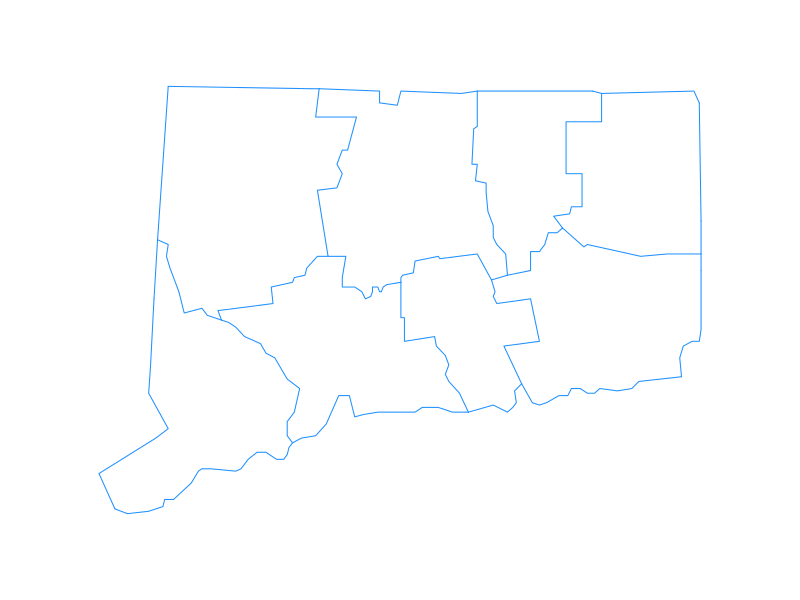
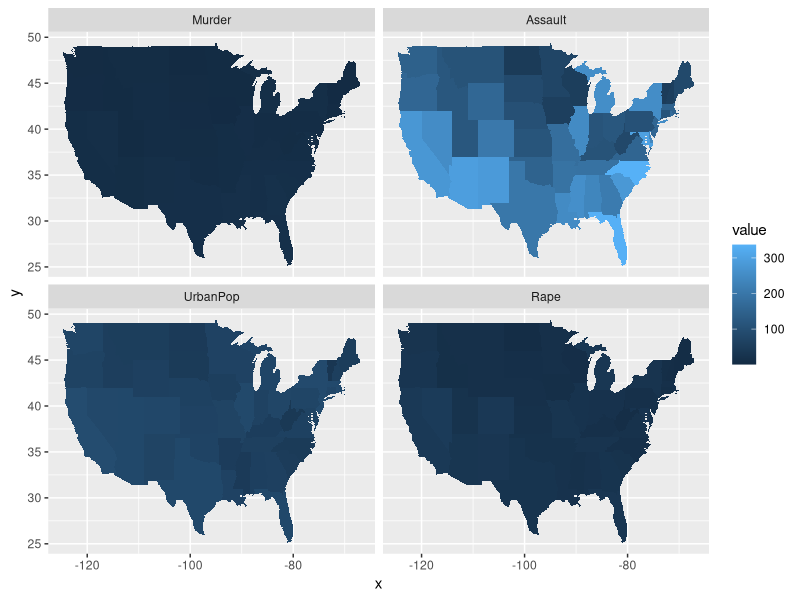

These figures' R source, in order:
## ---- chunk 1
knitr::opts_chunk$set(
	echo = TRUE,
	message = FALSE,
	warning = FALSE
)
## ---- chunk 2
library(maps)
    map('county', 'connecticut', col = "dodgerblue")
    
## ---- chunk 3
# Better example
library(ggplot2)
crimes <- data.frame(state = tolower(rownames(USArrests)), USArrests)
crimesm <- reshape2::melt(crimes, id = 1)
if (require(maps)) {
  states_map <- map_data("state")
  ggplot(crimes, aes(map_id = state)) +
    geom_map(aes(fill = Murder), map = states_map) +
    expand_limits(x = states_map$long, y = states_map$lat)

  last_plot() + coord_map()
  ggplot(crimesm, aes(map_id = state)) +
    geom_map(aes(fill = value), map = states_map) +
    expand_limits(x = states_map$long, y = states_map$lat) +
    facet_wrap( ~ variable)
}


